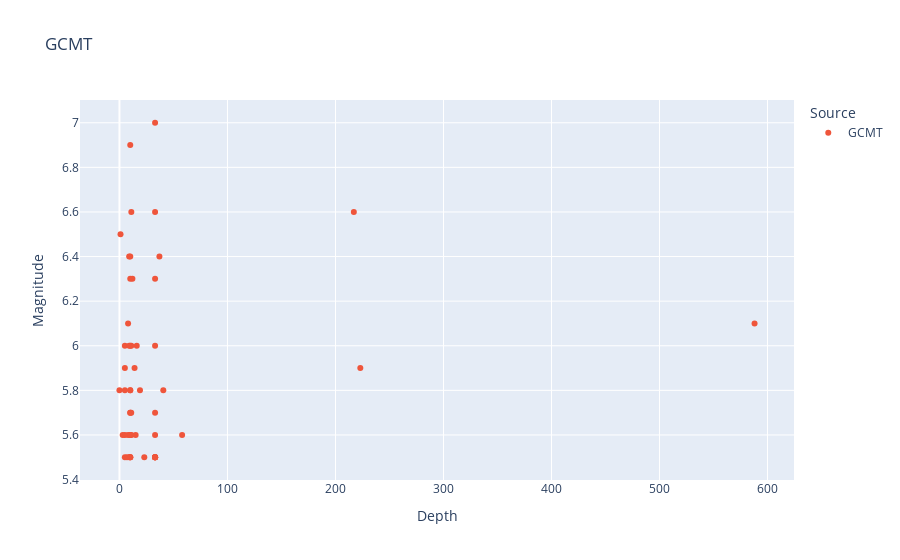

The code cell stored with this chart in its notebook:
### Code cell
Source4 = earthquakes[earthquakes.Source.isin(['GCMT'])]
px.scatter(
    Source4,
    x='Depth',
    y='Magnitude',
    title='GCMT',
    color='Source',
    color_discrete_map={'CI': 'BLACK'},
    hover_name='Source'
)

### Figure 1 — Plotly figure (JSON) as saved in the notebook; plotly's stock layout.template omitted (floating-point values rounded to 4 significant figures)
{"data": [{"hovertemplate": "<b>%{hovertext}</b><br><br>Source=GCMT<br>Depth=%{x}<br>Magnitude=%{y}<extra></extra>", "hovertext": ["GCMT", "GCMT", "GCMT", "GCMT", "GCMT", "GCMT", "GCMT", "GCMT", "GCMT", "GCMT", "GCMT", "GCMT", "GCMT", "GCMT", "GCMT", "GCMT", "GCMT", "GCMT", "GCMT", "GCMT", "GCMT", "GCMT", "GCMT", "GCMT", "GCMT", "GCMT", "GCMT", "GCMT", "GCMT", "GCMT", "GCMT", "GCMT", "GCMT", "GCMT", "GCMT", "GCMT", "GCMT", "GCMT", "GCMT", "GCMT", "GCMT", "GCMT", "GCMT", "GCMT", "GCMT", "GCMT", "GCMT", "GCMT", "GCMT", "GCMT", "GCMT", "GCMT", "GCMT", "GCMT", "GCMT"], "legendgroup": "GCMT", "marker": {"color": "#EF553B", "symbol": "circle"}, "mode": "markers", "name": "GCMT", "orientation": "v", "showlegend": true, "type": "scatter", "x": [33, 10, 10, 9, 5, 33, 588, 33, 5, 10, 12, 37, 11, 10, 8, 10, 19, 10, 58, 10, 10, 33, 33, 16, 5, 1, 33, 10, 9, 10, 33, 10, 10, 217, 11, 33, 15, 223, 3, 11, 5, 0, 33, 33, 33, 14, 23, 5, 9, 8, 33, 10.9, 40.6, 7, 10], "xaxis": "x", "y": [6, 5.8, 5.5, 5.5, 5.6, 7, 6.1, 6.6, 5.8, 5.7, 6.3, 6.4, 6.6, 6.4, 6.1, 6.9, 5.8, 5.6, 5.6, 6, 6.3, 5.7, 5.5, 6, 6, 6.5, 5.5, 5.5, 6.4, 5.8, 5.5, 5.5, 5.7, 6.6, 5.6, 5.6, 5.6, 5.9, 5.6, 6, 5.9, 5.8, 6.3, 5.5, 5.5, 5.9, 5.5, 5.5, 6, 5.6, 5.5, 5.7, 5.8, 5.5, 5.6], "yaxis": "y"}], "layout": {"legend": {"title": {"text": "Source"}, "tracegroupgap": 0}, "title": {"text": "GCMT"}, "xaxis": {"anchor": "y", "domain": [0, 1], "title": {"text": "Depth"}}, "yaxis": {"anchor": "x", "domain": [0, 1], "title": {"text": "Magnitude"}}}}
